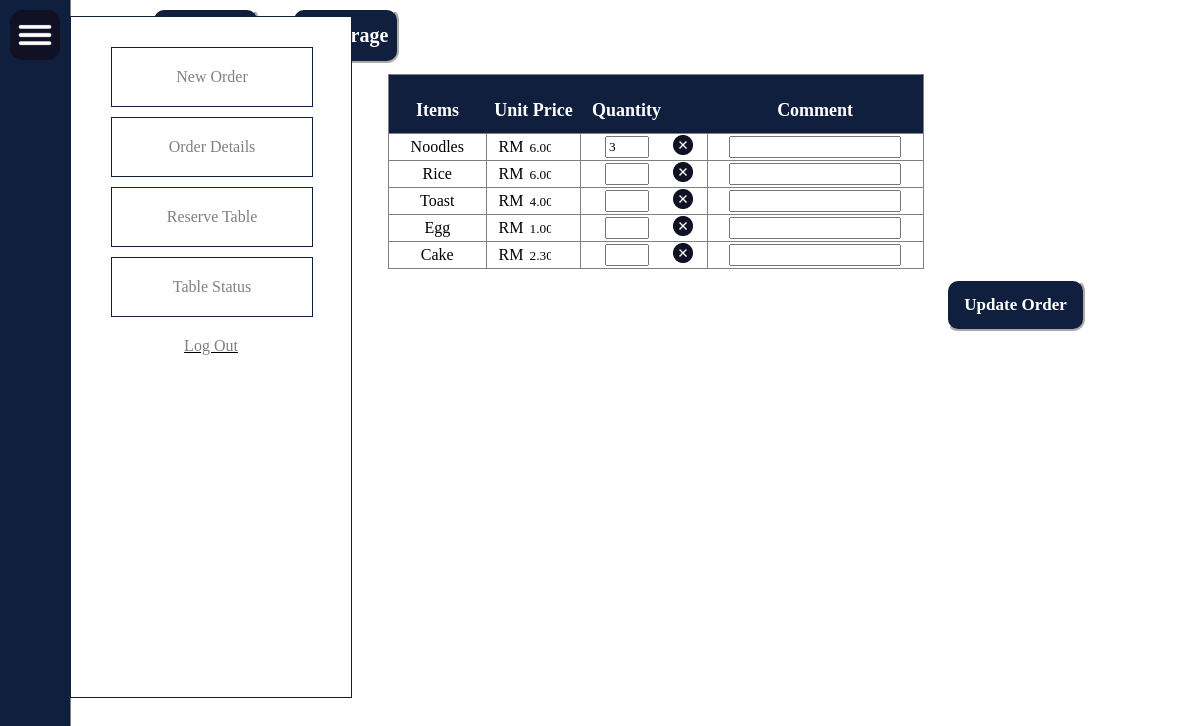
Screenshot of /edit.php?orderid=1 with the database file from the repository.
### tables this page shows
CREATE TABLE `menuitems` (
  `ITEMNO` int(5) NOT NULL,
  `name` varchar(50) NOT NULL,
  `price` decimal(10,2) NOT NULL,
  `discount` decimal(10,2) NOT NULL DEFAULT '0.00',
  `category` varchar(20) NOT NULL,
  `img` varchar(255) NOT NULL
);

### edit.php (the view, shortened to what this page needs)
<?php
function getQty($results, $itemno) {
	$qty = NULL;
	foreach ($results as $result) {
		if ($result['itemno'] == $itemno) {
			$qty = $result['qty'];
			break;
		}
	}
	return $qty;
}
function getMemo($results, $itemno) {
	$comment = NULL;
	foreach ($results as $result) {
		if ($result['itemno'] == $itemno) {
			$comment = $result['comment'];
			break;
		}
	}
	return $comment;
}
?>
<!DOCTYPE html>
<html>
	<head>
		<link rel="stylesheet" href="edit.css?d={random number/string}">
	</head>
	<header>
	<?php include'navigation.php'?>
	</header>
	<body>
		<?php
			require('connection.php');
			if(isset($_GET['orderid']))
			{
			$oid = mysqli_real_escape_string($conn,$_GET['orderid']);
			}
			else
			{
				echo"No Order ID";
			}
		?>
		<div class="menuNav">
			<button onclick="categorize('food')">Food</button>
			<button onclick="categorize('beverage')">Beverage</button>
		</div>
		<p></p><br><br>
		<form method="post" action="edit_order.php">
		<?php
			$sqledit = "SELECT itemno,qty,discount,comment FROM orderdb where orderid = $oid";
			$resultedit = $conn->query($sqledit);
			$resultedit = $resultedit->fetch_all(MYSQLI_ASSOC);
		?>
		<div id="foodDIV">
			<table>
				<tr>
					<th>Items</th>
					<th>Unit Price</th>
					<th id=qtyth >Quantity</th>
					<th id=removeth></th>
					<th>Comment</th>
				</tr>
			<?php
			$conn=mysqli_connect("localhost","root","","tabletable");
			$sql= "SELECT itemno,name,price from menuitems where category='Food'";
			$result =$conn ->query($sql);
			if($result->num_rows>0){
				while($row=$result->fetch_assoc()){
					echo "<tr>
						<td><input type='hidden' name='order[".$row['itemno']."][itemno]' value='".$row['itemno']."'>".$row["name"]."</td>
						<td >RM  <input id=price type='number' readonly name='order[".$row['itemno']."][price]' value='".$row['price']."'></td>
						<td id=qty ><input type='number' min='0' step='1' name='order[".$row['itemno']."][quantity]' value='".getQty($resultedit,$row['itemno'])."'></td>
						<td id=removebtn><img src='cross.png' width='20' height='20' onclick='removeItem(".$row['itemno'].")'></td>
						<td><input type='text' rows='1' cols='50' name='order[".$row['itemno']."][comment]' value='".getMemo($resultedit,$row['itemno'] )."' ></td>
					</tr>";
				}
				echo"</table>";
			}
			else{
				echo "0 result ";
			}
			?>
		</div>
		<button id=btn type="submit">Update Order</button>
		</form>
	</body>
</html>

### edit.css (style rules this page uses)
* { font-family: Times New Roman; }
body { background-color:white; margin-left:10%; }
#foodDIV { width: 50%; height: 99%; text-align: center; background-color:none; display: none; margin-left:25%; }
.menuNav button { float: left; border-color:white; border-style:outset; outline: none; background-color:#101f3d; color:white; padding: 14px 16px; font-weight:bold; font-size: 20px; width:10%; margin-left:3%; border-radius:12px; }
th { padding-top: 25px; padding-bottom: 12px; width:10%; font-size: 18px; color: white; background-color:#101f3d; }
#removebtn { border-left:none; width:3%; text-align:left; }
#qty { width:5%; padding:1px; border-right:none; }
#qtyth { width:5%; padding-right:1px; }
#removeth { width:3%; text-align:left; }
#btn { margin-top:10px; text-align: center; text-decoration: none; display: inline-block; float:right; border-color:white; border-style:outset; outline: none; background-color:#101f3d; color:white; padding: 14px 16px; font-weight:bold; font-size: 17px; margin-right:10%; border-radius:12px; }
td { background-color:white; border:1px solid grey; border-collapse: collapse; margin-left:5px; margin-right:5px; text-align:center; }
table { margin-top:30px; border:1px solid grey; border-collapse: collapse; margin-left:auto; margin-right:auto; }
#price { width:40%; border:none; background-color:white; text-align:center; }
input[type=number] { width:40%; }

### rows the page displays
menuitems: name "Noodles", price "6.00", ITEMNO "3"
menuitems: name "Rice", price "6.00"
menuitems: name "Toast", price "4.00"
menuitems: name "Egg", price "1.00"
menuitems: name "Cake", price "2.30"
